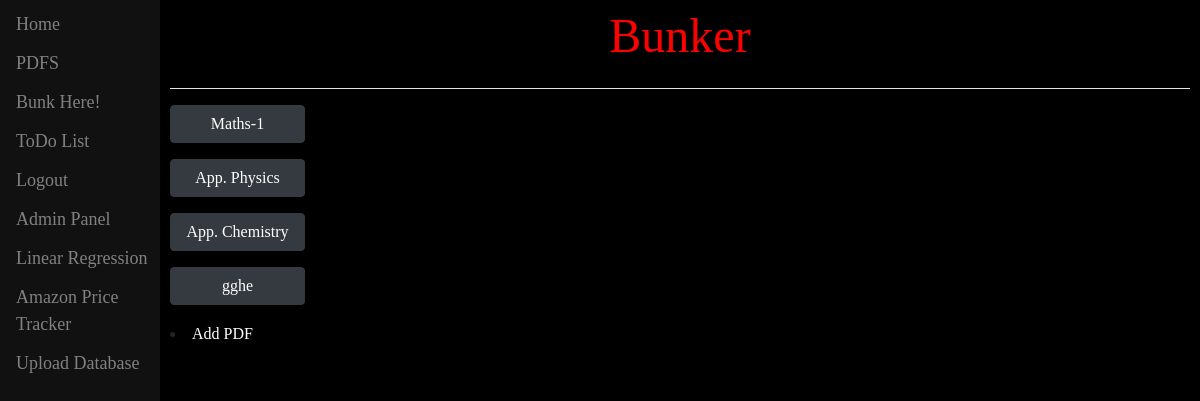
The page /list (signed in) on the database its author committed.
### page1/models.py (models this page shows, shortened)
class Info(models.Model):
    user = models.ForeignKey(User, on_delete=models.CASCADE, related_name='info', null=True)
    name = models.CharField(max_length=100, unique=True)
    link = models.CharField(max_length=500, unique=True)

### page1/views.py (the view)
# urls.py: path('list', views.list_view, name='list_view'),
def list_view(response):
    ls = Info.objects.all()
    return render(response, "page1/list.html", {"ls": ls})

### page1/templates/page1/list.html (shortened to what this page needs)
{% extends "page1/base.html" %}
{% block content %}
    {% for x in ls %}
    <p>
        <button class="btn btn-dark"onclick="window.location.href = '{{x.link}}'" type="button">
            {{x.name}}
        </button>
    </p>
    {% endfor %}
    <li><a href="http://127.0.0.1:8000/create/">Add PDF</a></li>
{% endblock %}

### page1/templates/page1/list.html (style rules this page uses)
button { width: 135px; font-family: 'TW Cen MT'; }
a { color: white; font-family: "TW Cen MT"; }

### rows shown on the page
Info: name "Maths-1"
Info: name "App. Physics"
Info: name "App. Chemistry"
Info: name "gghe"
